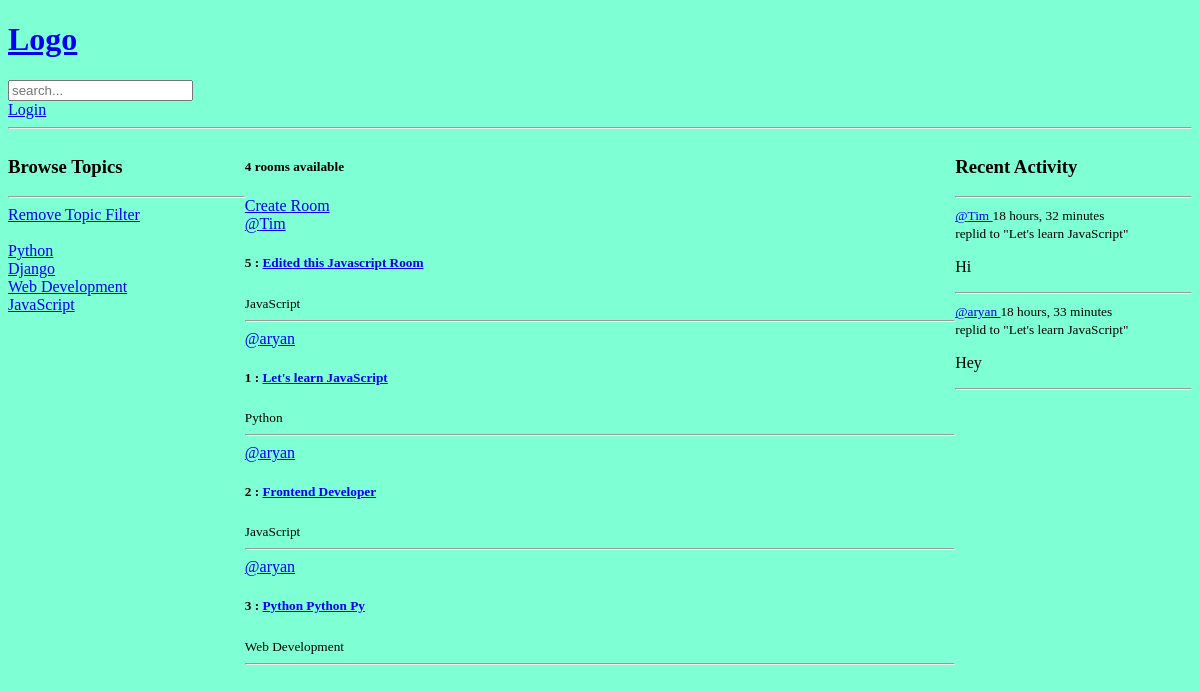
/, run on an earlier commit of the app's database.
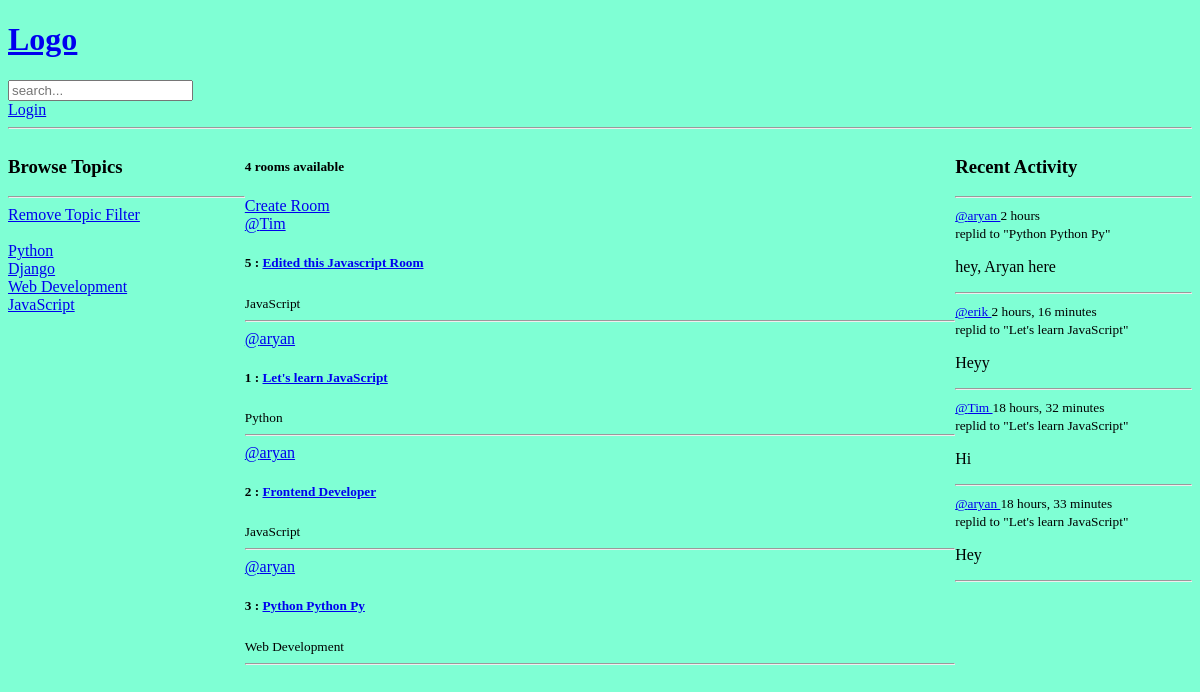
And on a later commit of the database.
### base/models.py (models this page shows, shortened)
class Topic(models.Model):
    name = models.CharField(max_length=200)

class Room(models.Model):
    host = models.ForeignKey(User, on_delete=models.SET_NULL, null=True)
    topic = models.ForeignKey(Topic, on_delete=models.SET_NULL, null=True)
    name = models.CharField(max_length=200)
    description = models.TextField(null=True, blank=True)
    participants = models.ManyToManyField(User, related_name='participants', blank=True)
    updated = models.DateTimeField(auto_now=True)       # Updated on every updation
    created = models.DateTimeField(auto_now_add=True)   # Only updated when created
    class Meta:
        ordering = ['-updated', '-created']
    def __str__(self):
        return self.name

class Message(models.Model):
    user = models.ForeignKey(User, on_delete=models.CASCADE)
    room = models.ForeignKey(Room, on_delete=models.CASCADE)
    body = models.TextField()
    updated = models.DateTimeField(auto_now=True)       # Updated on every updation
    created = models.DateTimeField(auto_now_add=True)   # Only updated when created
    class Meta:
        ordering = ['-updated', '-created']
    def __str__(self):
        return self.body[0:50]     #* Only the first 50 characters in the preview of message

### base/views.py (the view)
# urls.py: path('', views.home, name="home"),
def home(request):
    q = request.GET.get('q') if request.GET.get('q') != None else ''
    rooms = Room.objects.filter(
        Q(topic__name__icontains=q) |
        Q(name__icontains=q) |
        Q(description__icontains=q)
    )       # topic, name and description: All three are fields in the Room model
    topics = Topic.objects.all()
    room_count = rooms.count()
    room_messages = Message.objects.filter(
        Q(room__topic__name__icontains=q)
    )
    context = {'rooms': rooms, 'topics': topics, 'room_count': room_count, 'room_messages': room_messages}
    return render(request, 'base/home.html', context)

### base/templates/base/home.html (shortened to what this page needs)
{% extends 'main.html' %}
{% block content %}
<div class="home-container">
    <div>
        {% include 'base/topics_component.html' %}
    </div>
    <div>
        <h5>{{room_count}} rooms available</h5>
        <a href="{% url 'create-room' %}">Create Room</a>
        <div>
            {% include 'base/feed_component.html' %}
        </div>
    </div>
    <div>
        {% include 'base/activity_component.html' %}
    </div>
</div>
{% endblock content %}

### base/templates/base/topics_component.html
<h3>Browse Topics</h3>
<hr>
<div>
    <a href="{% url 'home' %}">Remove Topic Filter</a>
    <br><br>
</div>
{% for topic in topics %}
    <div>
        <a href="{% url 'home' %}?q={{topic.name}}"> {{topic.name}} </a>
    </div>
{% endfor %}

### base/templates/base/feed_component.html (shortened to what this page needs)
{% for room in rooms %}
<div>
    <a href="{% url 'user-profile' room.host.id %}"> @{{room.host.username}} </a>
    <h5>  {{ room.id }} : <a href= "{% url 'room' room.id %}" > {{ room.name }} </a> </h5>
    <small>{{room.topic.name}}</small>
    <hr>
</div>
{% endfor %}

### base/templates/base/activity_component.html (shortened to what this page needs)
<h3>Recent Activity</h3>
        <hr>
        {% for message in room_messages %}
            <div>
                <small><a href="{% url 'user-profile' message.user.id %}"> @{{message.user}} </a> {{message.created | timesince}}</small>
                <br>
                <small>replid to "{{message.room}}"</small>
                <p>{{message}}</p>
                <hr>
            </div>
        {% endfor %}

What changed in the data, as far as the page shows it:
added Message: user "aryan", created "2 hours", room "Python Python Py", body "hey, Aryan here"
added Message: user "erik", created "2 hours, 16 minutes", room "Let's learn JavaScript", body "Heyy"
